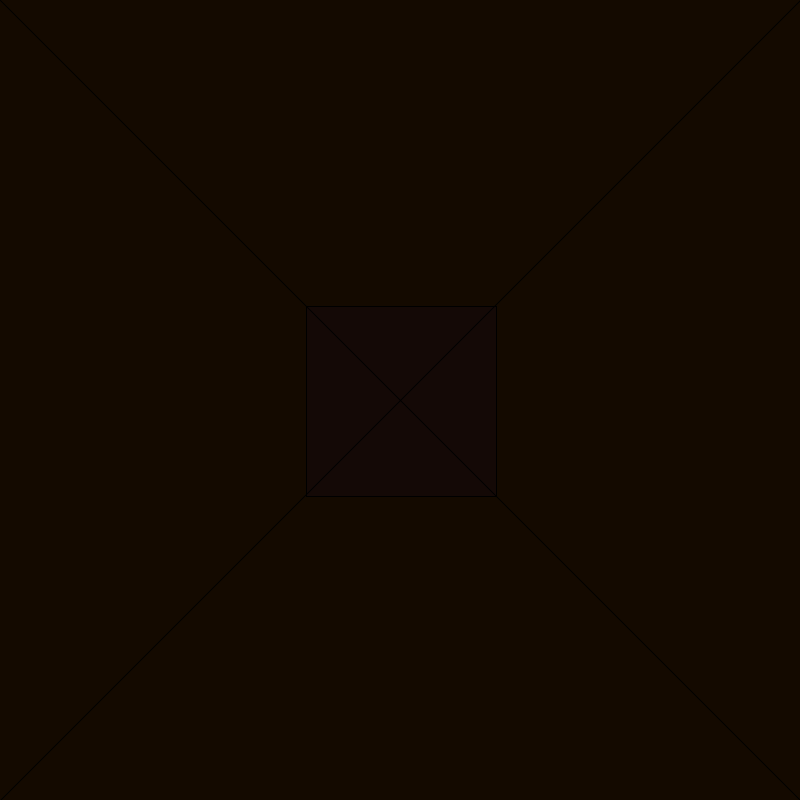
Frame 1 (no input)
Frame 60 (the mouse pressed at the canvas centre just before this capture): identical to frame 1, image omitted
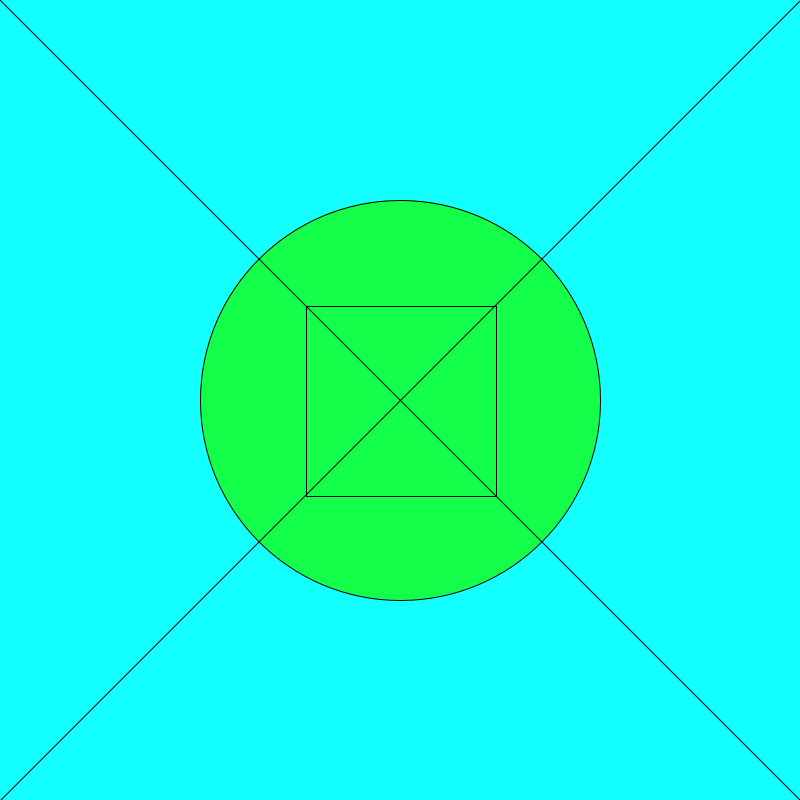
Frame 120 (the mouse held since frame 60 and released just before this capture)

The Processing sketch that drew these frames (run headless with seeded random() and noise(); from frame 60 on, the mouse is pressed at the canvas centre):

// Processing sketch: secondDrawingexercise
// ── secondDrawingexercise.pde
void setup() 
{
size(800,800);
   
}

void draw()
{
 
  background (20,mouseX+10,mouseY-50,90);//background chnages with mouse movement refresh background
  
  fill(20, mouseY-20, 73, mouseY+20);
  
  ellipse(width/2, height/2, mouseX, mouseY);// draw a circle at center screem, use the mouse's x and y to position to alter the width and height
 
  rect(306,306, 190,190);// make a rectangle 
  
  line(0,0, width, height);
  
  line(width,0, 0, height);
  
  
}
